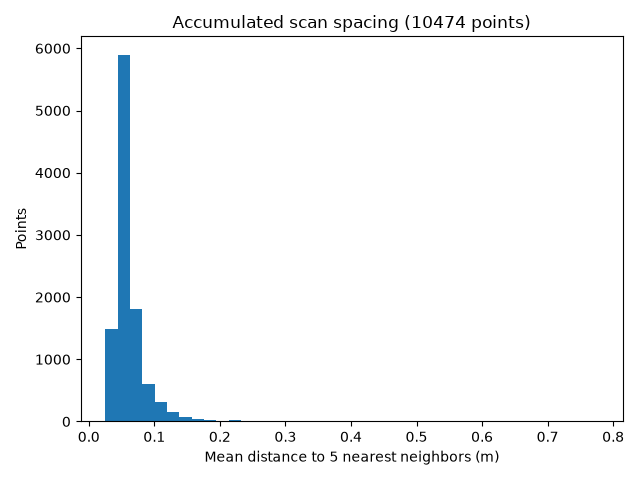

Generate this figure with Python:
#!/usr/bin/env python

"""Histogram spacing in the current non-simplified LiDAR map.

Fetches the server's accumulated scan (the full cloud, before contour
simplification) and, for each point, averages the Euclidean distance to its
five nearest other points.
"""

import argparse
import sys
from pathlib import Path
from uuid import uuid4

import matplotlib.pyplot as plt
import numpy as np
from google.protobuf.empty_pb2 import Empty
from sklearn.neighbors import NearestNeighbors
from websockets.sync.client import connect

sys.path.insert(0, str(Path(__file__).resolve().parent.parent))
from realityapi_pb2 import Response, ServerRequest

DEFAULT_URI = "ws://10.89.58.8:65432"
OUTPUT = Path(__file__).resolve().parent / "neighbor_distance_histogram.png"


def fetch_points(uri: str) -> np.ndarray:
    """Return accumulated-map points as an (N, 2) array of (x, z)."""
    request = ServerRequest(req_uuid=str(uuid4()), fetch_lidar_data=Empty())
    with connect(uri) as websocket:
        websocket.send(request.SerializeToString())
        reply = Response()
        reply.ParseFromString(websocket.recv())
    if reply.WhichOneof("data") != "lidar_data":
        raise SystemExit(f"server replied {reply.WhichOneof('data')}, expected lidar_data")
    # Lidar2 points: server X/Z, with Vector2.y carrying Z.
    return np.array([[point.x, point.y] for point in reply.lidar_data.points], dtype=float)


def mean_neighbor_distances(points: np.ndarray, neighbors: int = 5) -> np.ndarray:
    """Mean distance from each point to its nearest neighbors, excluding itself."""
    nearest = NearestNeighbors(n_neighbors=neighbors + 1, algorithm="kd_tree").fit(points)
    distances, _ = nearest.kneighbors(points)
    return distances[:, 1:].mean(axis=1)


def main() -> None:
    parser = argparse.ArgumentParser(description=__doc__)
    parser.add_argument("--uri", default=DEFAULT_URI, help="realityapi websocket URI")
    parser.add_argument("--output", type=Path, default=OUTPUT)
    args = parser.parse_args()

    points = fetch_points(args.uri)
    if len(points) < 6:
        raise SystemExit(f"need at least 6 accumulated points, got {len(points)}")

    means = mean_neighbor_distances(points)
    figure, axis = plt.subplots()
    axis.hist(means, bins=40)
    axis.set_xlabel("Mean distance to 5 nearest neighbors (m)")
    axis.set_ylabel("Points")
    axis.set_title(f"Accumulated scan spacing ({len(points)} points)")
    figure.tight_layout()
    figure.savefig(args.output)
    print(
        f"wrote {args.output} | {len(points)} points | "
        f"median {np.median(means):.4f} m | mean {means.mean():.4f} m"
    )
    plt.show()


if __name__ == "__main__":
    main()
